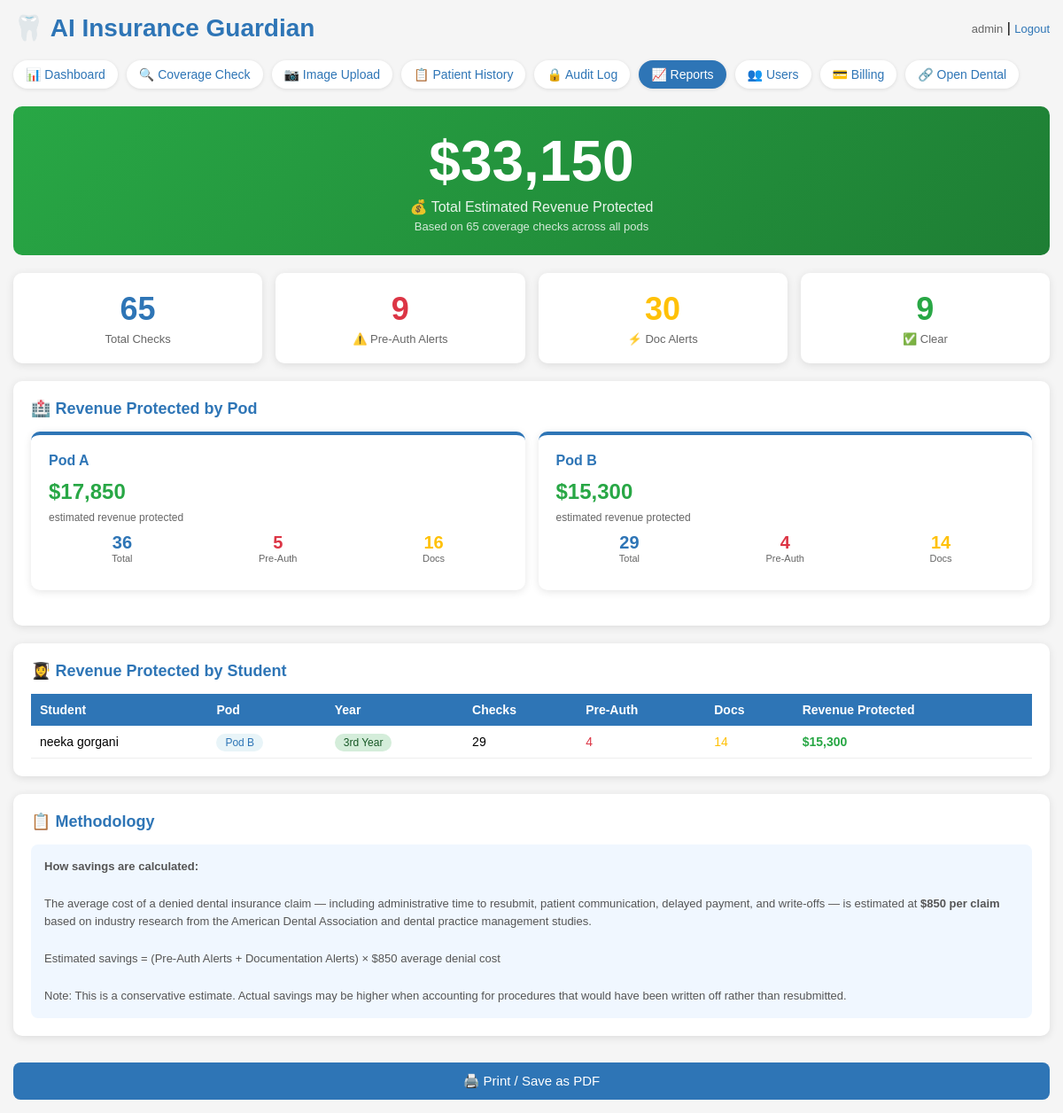
The app's page /reports (signed in) with its own data.
### tables this page shows
CREATE TABLE users (
            id INTEGER PRIMARY KEY,
            username TEXT UNIQUE NOT NULL,
            password TEXT NOT NULL,
            role TEXT DEFAULT 'staff'
        , pod TEXT DEFAULT NULL, year_level TEXT DEFAULT NULL, full_name TEXT DEFAULT NULL);

### app.py (the view)
@app.route("/reports")
@login_required
def reports():
    conn = get_db()
    cursor = conn.cursor()
    cursor.execute("SELECT COUNT(*) FROM audit_log WHERE action = 'COVERAGE_CHECK'")
    total_checks = cursor.fetchone()[0]
    cursor.execute("SELECT COUNT(*) FROM audit_log WHERE action = 'COVERAGE_CHECK' AND details LIKE '%Alert: red%'")
    total_red = cursor.fetchone()[0]
    cursor.execute("SELECT COUNT(*) FROM audit_log WHERE action = 'COVERAGE_CHECK' AND details LIKE '%Alert: yellow%'")
    total_yellow = cursor.fetchone()[0]
    cursor.execute("SELECT COUNT(*) FROM audit_log WHERE action = 'COVERAGE_CHECK' AND details LIKE '%Alert: green%'")
    total_green = cursor.fetchone()[0]
    avg_denial_cost = 850
    estimated_savings = (total_red + total_yellow) * avg_denial_cost
    pod_stats = {}
    for pod in ["A", "B", "C", "D", "E", "F"]:
        users_in_pod = conn.execute("SELECT username FROM users WHERE pod = ?", (pod,)).fetchall()
        usernames = [u[0] for u in users_in_pod]
        if usernames:
            placeholders = ",".join(["?" for _ in usernames])
            pod_total = conn.execute(f"SELECT COUNT(*) FROM audit_log WHERE action = 'COVERAGE_CHECK' AND username IN ({placeholders})", usernames).fetchone()[0]
            pod_red = conn.execute(f"SELECT COUNT(*) FROM audit_log WHERE action = 'COVERAGE_CHECK' AND details LIKE '%Alert: red%' AND username IN ({placeholders})", usernames).fetchone()[0]
            pod_yellow = conn.execute(f"SELECT COUNT(*) FROM audit_log WHERE action = 'COVERAGE_CHECK' AND details LIKE '%Alert: yellow%' AND username IN ({placeholders})", usernames).fetchone()[0]
            pod_stats[pod] = {
                "total": pod_total,
                "red": pod_red,
                "yellow": pod_yellow,
                "savings": (pod_red + pod_yellow) * avg_denial_cost
            }
    cursor.execute("SELECT id, username, full_name, role, pod, year_level FROM users WHERE role != 'admin'")
    all_students = cursor.fetchall()
    student_stats = []
    for student in all_students:
        username = student[1]
        full_name = student[2]
        pod = student[4]
        year_level = student[5]
        s_total = conn.execute("SELECT COUNT(*) FROM audit_log WHERE action = 'COVERAGE_CHECK' AND username = ?", (username,)).fetchone()[0]
        s_red = conn.execute("SELECT COUNT(*) FROM audit_log WHERE action = 'COVERAGE_CHECK' AND details LIKE '%Alert: red%' AND username = ?", (username,)).fetchone()[0]
        s_yellow = conn.execute("SELECT COUNT(*) FROM audit_log WHERE action = 'COVERAGE_CHECK' AND details LIKE '%Alert: yellow%' AND username = ?", (username,)).fetchone()[0]
        student_stats.append({
            "username": username,
            "full_name": full_name,
            "pod": pod,
            "year_level": year_level,
            "total": s_total,
            "red": s_red,
            "yellow": s_yellow,
            "savings": (s_red + s_yellow) * avg_denial_cost
        })
    student_stats.sort(key=lambda x: x["savings"], reverse=True)
    conn.close()
    return render_template("reports.html", total_checks=total_checks, total_red=total_red,
        total_yellow=total_yellow, total_green=total_green,
        estimated_savings=estimated_savings, avg_denial_cost=avg_denial_cost,
        pod_stats=pod_stats, student_stats=student_stats)

### app.py (called while the page is built)
def get_db():
    conn = sqlite3.connect("insurance_guardian.db")
    conn.row_factory = sqlite3.Row
    return conn

@login_manager.user_loader
def load_user(user_id):
    conn = get_db()
    cursor = conn.cursor()
    cursor.execute("SELECT id, username, role, pod, year_level, full_name FROM users WHERE id = ?", (user_id,))
    row = cursor.fetchone()
    conn.close()
    if row:
        return User(row[0], row[1], row[2], row[3], row[4], row[5])
    return None

### templates/reports.html (shortened to what this page needs)
<!DOCTYPE html>
<html>
<head>
</head>
<body>
    <div class="header">
        <h1>🦷 AI Insurance Guardian</h1>
        <div>
            <span class="user-info">{{ current_user.username }}</span> |
            <a href="/logout" class="logout">Logout</a>
        </div>
    </div>
    <div class="nav">
        <a href="/dashboard">📊 Dashboard</a>
        <a href="/">🔍 Coverage Check</a>
        <a href="/upload">📷 Image Upload</a>
        <a href="/history">📋 Patient History</a>
        <a href="/audit">🔒 Audit Log</a>
        <a href="/reports" class="active">📈 Reports</a>
        <a href="/users">👥 Users</a>
        <a href="/billing">💳 Billing</a>
        <a href="/opendental">🔗 Open Dental</a>
    </div>
    <div class="savings-banner">
        <div class="savings-amount">${{ "{:,}".format(estimated_savings) }}</div>
        <div class="savings-label">💰 Total Estimated Revenue Protected</div>
        <div class="savings-sublabel">Based on {{ total_checks }} coverage checks across all pods</div>
    </div>
    <div class="stats-grid">
        <div class="stat-card stat-total">
            <div class="stat-number">{{ total_checks }}</div>
            <div class="stat-label">Total Checks</div>
        </div>
        <div class="stat-card stat-red">
            <div class="stat-number">{{ total_red }}</div>
            <div class="stat-label">⚠️ Pre-Auth Alerts</div>
        </div>
        <div class="stat-card stat-yellow">
            <div class="stat-number">{{ total_yellow }}</div>
            <div class="stat-label">⚡ Doc Alerts</div>
        </div>
        <div class="stat-card stat-green">
            <div class="stat-number">{{ total_green }}</div>
            <div class="stat-label">✅ Clear</div>
        </div>
    </div>
    {% if pod_stats %}
    <div class="section-box">
        <h2>🏥 Revenue Protected by Pod</h2>
        <div class="pod-grid">
            {% for pod, stats in pod_stats.items() %}
            {% if stats.total > 0 %}
            <div class="pod-card">
                <h3>Pod {{ pod }}</h3>
                <div class="pod-savings">${{ "{:,}".format(stats.savings) }}</div>
                <div style="font-size:12px; color:#666; margin-bottom:10px;">estimated revenue protected</div>
                <div class="pod-stats">
                    <div class="pod-stat pod-stat-total">
                        <div class="pod-stat-number">{{ stats.total }}</div>
                        <div class="pod-stat-label">Total</div>
                    </div>
                    <div class="pod-stat pod-stat-red">
                        <div class="pod-stat-number">{{ stats.red }}</div>
                        <div class="pod-stat-label">Pre-Auth</div>
                    </div>
                    <div class="pod-stat pod-stat-yellow">
                        <div class="pod-stat-number">{{ stats.yellow }}</div>
                        <div class="pod-stat-label">Docs</div>
                    </div>
                </div>
            </div>
            {% endif %}
            {% endfor %}
        </div>
    </div>
    {% endif %}
    {% if student_stats %}
    <div class="section-box">
        <h2>👩‍🎓 Revenue Protected by Student</h2>
        <table class="student-table">
            <tr>
                <th>Student</th>
                <th>Pod</th>
                <th>Year</th>
                <th>Checks</th>
                <th>Pre-Auth</th>
                <th>Docs</th>
                <th>Revenue Protected</th>
            </tr>
            {% for student in student_stats %}
            {% if student.total > 0 %}
            <tr>
                <td>{{ student.full_name or student.username }}</td>
                <td>{% if student.pod %}<span class="badge-pod">Pod {{ student.pod }}</span>{% else %}—{% endif %}</td>
                <td>{% if student.year_level %}<span class="badge-year">{{ student.year_level }}</span>{% else %}—{% endif %}</td>
                <td>{{ student.total }}</td>
                <td style="color:#dc3545;">{{ student.red }}</td>
                <td style="color:#ffc107;">{{ student.yellow }}</td>
                <td class="savings-cell">${{ "{:,}".format(student.savings) }}</td>
            </tr>
            {% endif %}
            {% endfor %}
        </table>
    </div>
    {% endif %}
    <div class="section-box">
        <h2>📋 Methodology</h2>
        <div class="methodology-box">
            <strong>How savings are calculated:</strong><br><br>
            The average cost of a denied dental insurance claim — including administrative time to resubmit, patient communication, delayed payment, and write-offs — is estimated at <strong>${{ avg_denial_cost }} per claim</strong> based on industry research from the American Dental Association and dental practice management studies.<br><br>
            Estimated savings = (Pre-Auth Alerts + Documentation Alerts) × ${{ avg_denial_cost }} average denial cost<br><br>
            Note: This is a conservative estimate. Actual savings may be higher when accounting for procedures that would have been written off rather than resubmitted.
        </div>
    </div>
    <button class="print-btn" onclick="window.print()">🖨️ Print / Save as PDF</button>
</body>
</html>

### templates/reports.html (style rules this page uses)
* { box-sizing: border-box; margin: 0; padding: 0; }
body { font-family: Arial, sans-serif; background-color: #f5f5f5; padding: 15px; }
.header { display: flex; justify-content: space-between; align-items: center; margin-bottom: 20px; flex-wrap: wrap; gap: 10px; }
h1 { color: #2E75B6; font-size: clamp(20px, 4vw, 28px); }
.nav { display: flex; flex-wrap: wrap; gap: 10px; margin-bottom: 20px; }
.nav a { color: #2E75B6; text-decoration: none; font-size: 14px; background: white; padding: 8px 14px; border-radius: 20px; box-shadow: 0 1px 4px rgba(0,0,0,0.1); }
.nav a.active { background: #2E75B6; color: white; }
.user-info { color: #666; font-size: 13px; }
.logout { color: #2E75B6; text-decoration: none; font-size: 13px; }
.savings-banner { background: linear-gradient(135deg, #28a745, #1e7e34); color: white; padding: 25px; border-radius: 10px; margin-bottom: 20px; text-align: center; }
.savings-amount { font-size: clamp(36px, 8vw, 64px); font-weight: bold; margin-bottom: 5px; }
.savings-label { font-size: 16px; opacity: 0.9; }
.savings-sublabel { font-size: 13px; opacity: 0.8; margin-top: 5px; }
.stats-grid { display: grid; grid-template-columns: repeat(auto-fit, minmax(180px, 1fr)); gap: 15px; margin-bottom: 20px; }
.stat-card { background: white; padding: 20px; border-radius: 10px; box-shadow: 0 2px 10px rgba(0,0,0,0.1); text-align: center; }
.stat-number { font-size: 36px; font-weight: bold; margin-bottom: 5px; }
.stat-label { color: #666; font-size: 13px; }
.stat-total .stat-number { color: #2E75B6; }
.stat-red .stat-number { color: #dc3545; }
.stat-yellow .stat-number { color: #ffc107; }
.stat-green .stat-number { color: #28a745; }
.section-box { background: white; padding: 20px; border-radius: 10px; box-shadow: 0 2px 10px rgba(0,0,0,0.1); margin-bottom: 20px; }
.section-box h2 { color: #2E75B6; margin-bottom: 15px; font-size: 18px; }
.pod-grid { display: grid; grid-template-columns: repeat(auto-fit, minmax(280px, 1fr)); gap: 15px; margin-bottom: 20px; }
.pod-card { background: white; padding: 20px; border-radius: 10px; box-shadow: 0 2px 10px rgba(0,0,0,0.1); border-top: 4px solid #2E75B6; }
.pod-card h3 { color: #2E75B6; margin-bottom: 12px; font-size: 16px; }
.pod-savings { font-size: 24px; font-weight: bold; color: #28a745; margin-bottom: 8px; }
.pod-stats { display: flex; gap: 10px; flex-wrap: wrap; margin-bottom: 10px; }
.pod-stat { text-align: center; flex: 1; min-width: 60px; }
.pod-stat-number { font-size: 20px; font-weight: bold; }
.pod-stat-label { font-size: 11px; color: #666; }
.pod-stat-red .pod-stat-number { color: #dc3545; }
.pod-stat-yellow .pod-stat-number { color: #ffc107; }
.pod-stat-total .pod-stat-number { color: #2E75B6; }
.student-table { width: 100%; border-collapse: collapse; font-size: 14px; }
.student-table th { background: #2E75B6; color: white; padding: 10px; text-align: left; }
.student-table td { padding: 10px; border-bottom: 1px solid #eee; }
.badge-pod { background: #e8f4f8; color: #2E75B6; padding: 3px 10px; border-radius: 10px; font-size: 12px; }
.badge-year { background: #d4edda; color: #155724; padding: 3px 10px; border-radius: 10px; font-size: 12px; }
.savings-cell { color: #28a745; font-weight: bold; }
.print-btn { background: #2E75B6; color: white; border: none; padding: 12px 24px; border-radius: 8px; font-size: 15px; cursor: pointer; width: 100%; margin-top: 10px; }
.methodology-box { background: #f0f7ff; padding: 15px; border-radius: 8px; font-size: 13px; color: #555; line-height: 1.6; }

### records on screen
users: username "admin"
users: full_name "neeka gorgani", pod "B", year_level "3rd Year", total "29", red "4", yellow "14", savings "15,300"

### other values on screen
{{ "{:,}".format(estimated_savings) }} "33,150"
{{ total_checks }} "65"
{{ total_red }} "9"
{{ total_yellow }} "30"
{{ total_green }} "9"
{{ pod }} "A" "B"
{{ "{:,}".format(stats.savings) }} "17,850" "15,300"
{{ stats.total }} "36" "29"
{{ stats.red }} "5" "4"
{{ stats.yellow }} "16" "14"
{{ avg_denial_cost }} "850"
